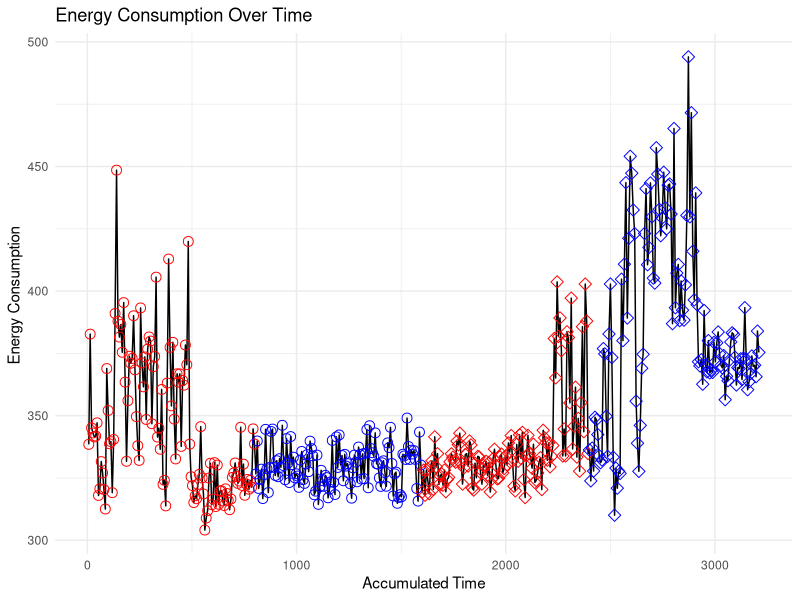
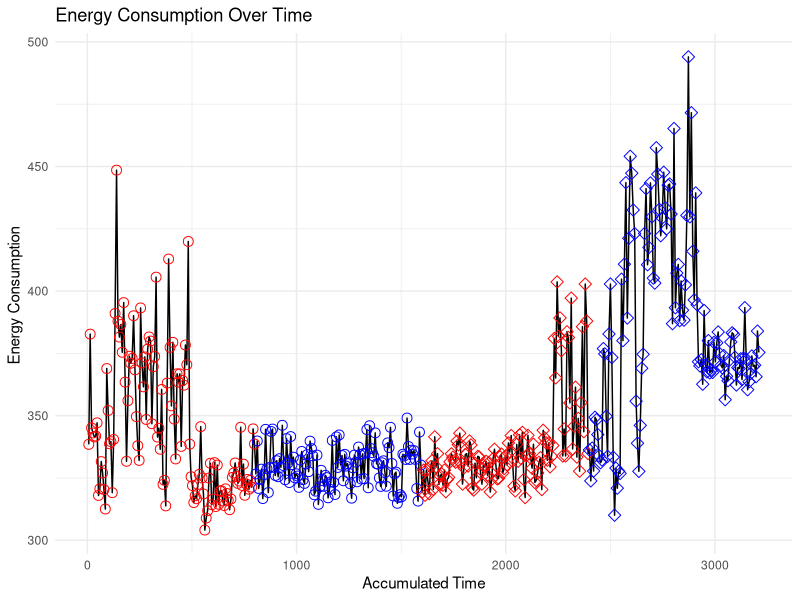

Here is the R script that generated these plots, in order:
data <- read.csv("data/evoapps-1.11.7-baseline-bna-baseline-16-Oct-11-08-20.csv")

data$accumulated_time <- cumsum(data$seconds)
library(ggplot2)

data$color <- ifelse(data$population_size == 200, "red", "blue")
data$shape <- ifelse(data$dimension == 3, 21,23)
ggplot(data, aes(x = accumulated_time, y = PKG)) +
  geom_line() + geom_point(color=data$color, shape=data$shape,size=3) +
  labs(
    title = "Energy Consumption Over Time",
    x = "Accumulated Time",
    y = "Energy Consumption "
  ) +
  theme_minimal()
ggsave("plots/energy-consumption-over-time.png")
